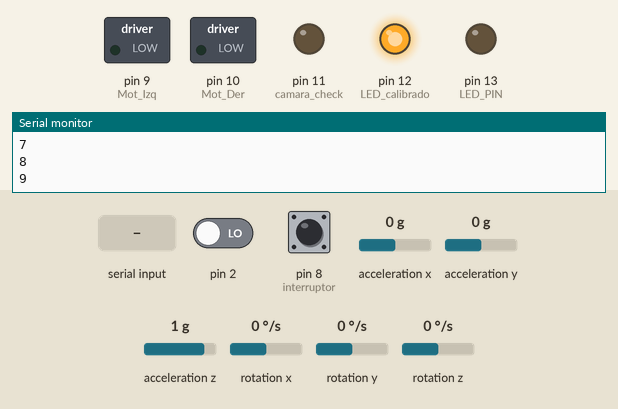
This sketch was run on a simulated Arduino Uno, built with avr-gcc and run on an emulated ATmega328P. On the bench: switched loads named in the sketch (green lamp = pin HIGH), output pins drawn as LEDs (lit = HIGH), the last lines printed to the serial monitor. Inputs (shaded band) come from the test bench; at power-on: rotation z 0 °/s, pin 8 (interruptor) LOW, pin 2 LOW, acceleration x 0 g, acceleration y 0 g, acceleration z 1 g, rotation x 0 °/s, rotation y 0 °/s. The sensor or clock chip raises its interrupt line as the real part does.

Above: at 1.7 s.
1.8 s: "90,45\n" received over the second serial link
At 3.1 s:
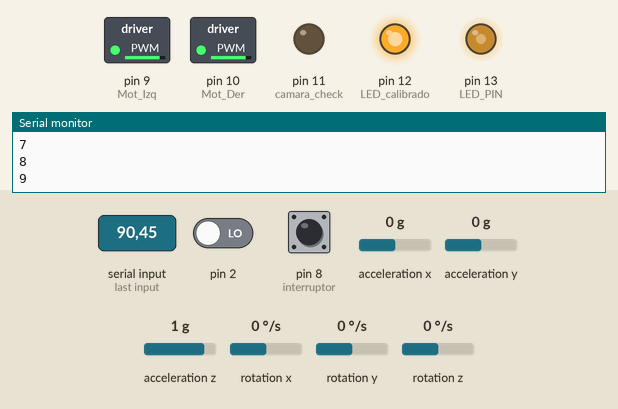
3.5 s: rotation z set to -192 °/s
6.5 s: pin 8 (interruptor) pulled HIGH for 0.15 s
At 7.5 s:
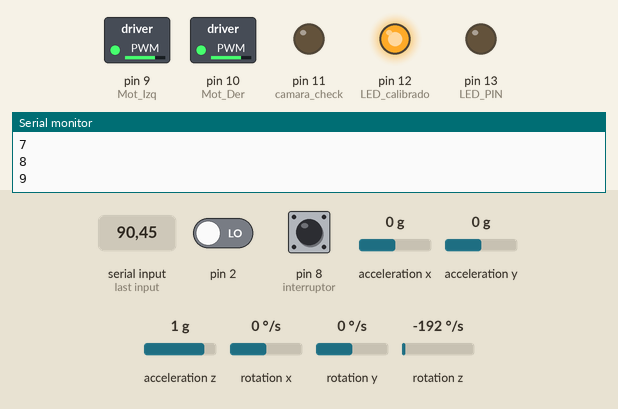
8.1 s: "90,45\n" received over Serial
At 8.8 s:
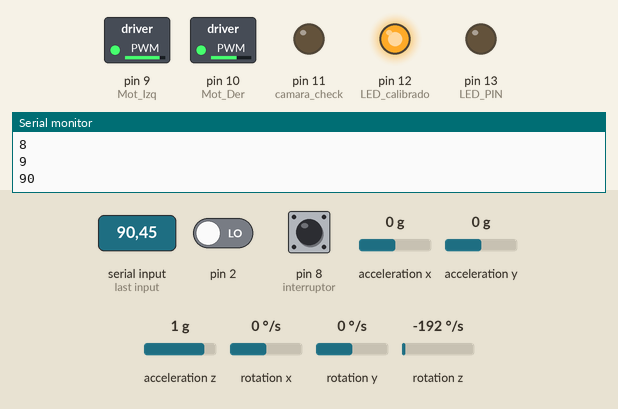
9.6 s: "1000\n" received over Serial
At 11.0 s:
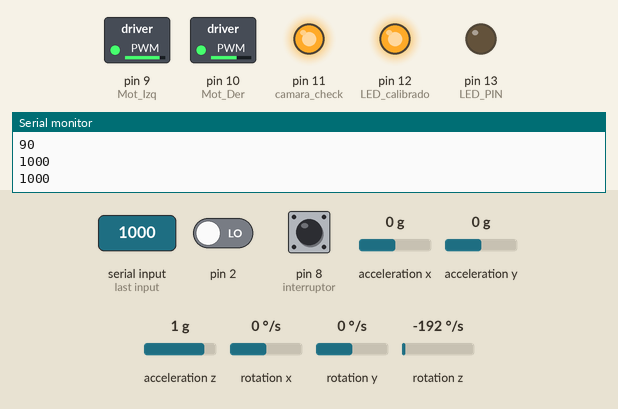
12.6 s: pin 8 (interruptor) pulled HIGH for 1 s
At 14.1 s:
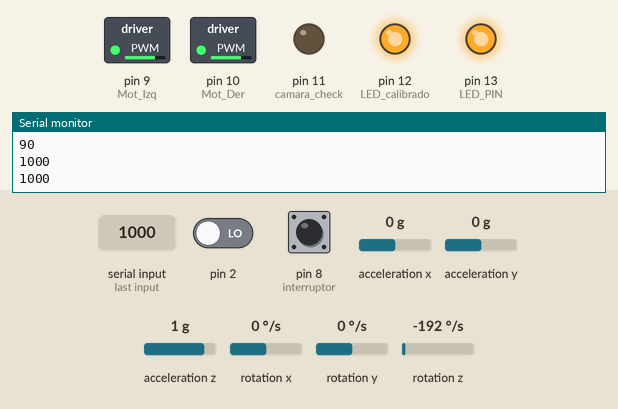
Timing chart, 0 to 15.6 s (numbered marks = the images above; inputs shaded):
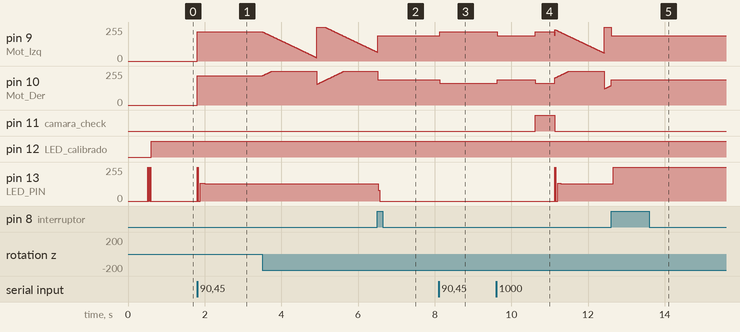

Measured:
- after the input at 1.8 s, pin 9 (Mot_Izq), pin 10 (Mot_Der): 0/255 → 220/255 at once; pin 13 (LED_PIN): 0/255 → 135/255 at once, → 128/255 0.20 s later
- after the input at 6.5 s, pin 13 (LED_PIN): 128/255 → 0/255 at once
- after the input at 8.1 s, pin 9 (Mot_Izq): 191/255 → 220/255 at once; pin 10 (Mot_Der): 191/255 → 162/255 at once
- after the input at 9.6 s, pin 11 (camara_check): LOW → HIGH after 1.0 s, → LOW 0.50 s later; pin 13 (LED_PIN): 0/255 → 135/255 after 1.5 s, → 128/255 0.16 s later
- after the input at 12.6 s, pin 13 (LED_PIN): 128/255 → 255/255 after 0.05 s
- by itself, pin 13 (LED_PIN): alternates 255/255 for 0.01 s and 0/255 for 0.01 s, 8 changes in all, then stays 0/255

The sketch:

SegundoArduino_DZULUM_n_puntos.ino
```cpp
/* CLUB DE ROBÓTICA DE LA FACULTAD DE INGENIERÍA- Equipo: SPARTAN CROFI
                                                                          PROGRAMA DEL SEGUNDO ARDUINO DZULÚM (ROVY). CATEGORÍA: ROBO MAGELLAN
                                                                                    SECCIÓN DE POTENCIA
Valores de PWM para los motores:
Adelante: 197-253   Donde el 197 es el más lento y el 253 es el más rápido                              Desarrollado por: Ricárdez Ortigosa Adrián
Atrás:    1-185     Donde el 185 es el más lento y el 1 es el más rápido
Paro:     186-196   El promedio de PARO es 191

Materiales necesarios:
- 1 brújula GY-271
- 2 Arduinos UNO

Conexiones además de VCC y GND:
Segundo Arduino        Brújula
A4          -->          SDA
A5          -->          SCL
Segundo Arduino    Primer Arduino
pin 7          -->   pin 6
pin 6          -->   pin 7
Primer Arduino    Segundo Arduino
pin 8          -->  pin 2 ("0" Interrupción)
*/

// ===========  BIBLIOTECAS ================
#include "I2Cdev.h"                     // Biblioteca para MPU6050
#include "MPU6050_6Axis_MotionApps20.h" // Biblioteca para MPU6050
#include "MPU6050.h"                    // Biblioteca para MPU6050
#include <SoftwareSerial.h>             // Biblioteca necesaria para multiplexear los puertos seriales del Arduino

// ======== MULTIPLEXEO DE PUERTO SERIAL ===========
SoftwareSerial Arduinos(6,7);     // Arduinos(Rx,Tx)

// =======  VARIABLES GLOBALES  =============
float thetha_grados;                        // Ángulo que va a recibir vía Serial del PRIMER ARDUINO
float alfa_grados;                          // Ángulo actual del robot (del MPU6050)
float angulo_z;                             // Ángulo del eje z del MPU6050
float offset_Norte;                         // Ángulo en forma de offset para marcar el Norte del Robot (inicio)
float PWM_Izq=191, PWM_Der=191;   // Variables para los motores de Rovy, empiezan en "PARO"
const int Mot_Izq = 9, Mot_Der = 10;       // Pines digitales del Arduino para los PWM de los Motores
const int interruptor = 8;                  // Pin que leerá del otro Arduino si ya llegó a su destino
const int LED_calibrado = 12;                // LED que indicará si ya se calibró el MPU6050
const int camara_check = 11;                // Pin que enviará el pulso de terminación de la cámara
boolean exito = false;                      // Variable booleana que determina si llegó o no a su destino
boolean inicio = false;                     // Variable booleana que indica que ya se está calibrando el MPU6050
boolean calibrado = false;                  // Variable booleana que indica que ya se calibró el MPU6050
boolean calculo_offset = false;             // Variable booleana que indica si ya se hizo el cálculo del offset del ángulo

// ============== VARIABLES CÁMARA =================
int PWM_cte = 224;
int Cte_4 = 10;
int Decremento_1;
int Decremento_2;
int N_PWMA;
int N_PWMB;
// ============== CÁMARA STUFF =================
  char cadena[30]; //Creamos un array que almacenará los caracteres que escribiremos en la consola del PC. Le asignamos  un tope de caracteres, en este caso 30
  byte posicion=0;  //Variable para cambiar la posición de los caracteres del array
  int valor;  //Variable del valor entero

// ============== MPU6050 STUFF =================
#if I2CDEV_IMPLEMENTATION == I2CDEV_ARDUINO_WIRE
    #include "Wire.h"
#endif
MPU6050 mpu;
#define OUTPUT_READABLE_YAWPITCHROLL
#define LED_PIN 13
bool blinkState = false;
bool dmpReady = false;  // set true if DMP init was successful
uint8_t mpuIntStatus;   // holds actual interrupt status byte from MPU
uint8_t devStatus;      // return status after each device operation (0 = success, !0 = error)
uint16_t packetSize;    // expected DMP packet size (default is 42 bytes)
uint16_t fifoCount;     // count of all bytes currently in FIFO
uint8_t fifoBuffer[64]; // FIFO storage buffer
Quaternion q;           // [w, x, y, z]         quaternion container
VectorInt16 aa;         // [x, y, z]            accel sensor measurements
VectorInt16 aaReal;     // [x, y, z]            gravity-free accel sensor measurements
VectorInt16 aaWorld;    // [x, y, z]            world-frame accel sensor measurements
VectorFloat gravity;    // [x, y, z]            gravity vector
float euler[3];         // [psi, theta, phi]    Euler angle container
float ypr[3];           // [yaw, pitch, roll]   yaw/pitch/roll container and gravity vector
uint8_t teapotPacket[14] = { '$', 0x02, 0,0, 0,0, 0,0, 0,0, 0x00, 0x00, '\r', '\n' };
volatile bool mpuInterrupt = false;     // indicates whether MPU interrupt pin has gone high
void dmpDataReady() {
    mpuInterrupt = true;}

// ============================================
// ============== VOID SETUP ==================
// ============================================
void setup(){

  // ============== MPU6050 STUFF =================
  // join I2C bus (I2Cdev library doesn't do this automatically)
  #if I2CDEV_IMPLEMENTATION == I2CDEV_ARDUINO_WIRE
    Wire.begin();
    TWBR = 24; // 400kHz I2C clock (200kHz if CPU is 8MHz)
  #elif I2CDEV_IMPLEMENTATION == I2CDEV_BUILTIN_FASTWIRE
    Fastwire::setup(400, true);
  #endif
  Serial.begin(9600);   // Serial Monitor
  while (!Serial); // wait for Leonardo enumeration, others continue immediately
  mpu.initialize();
  devStatus = mpu.dmpInitialize();
  // supply your own gyro offsets here, scaled for min sensitivity
  mpu.setXGyroOffset(220);
  mpu.setYGyroOffset(76);
  mpu.setZGyroOffset(-85);
  mpu.setZAccelOffset(1788); // 1688 factory default for my test chip
  // make sure it worked (returns 0 if so)
  if (devStatus == 0) {
    // turn on the DMP, now that it's ready
    //Serial.println(F("Enabling DMP..."));
    mpu.setDMPEnabled(true);
    attachInterrupt(0, dmpDataReady, RISING);
    mpuIntStatus = mpu.getIntStatus();
    dmpReady = true;
    packetSize = mpu.dmpGetFIFOPacketSize();
    }
    pinMode(LED_PIN, OUTPUT);
  // ============== FIN MPU6050 STUFF =================
  Arduinos.begin(9600); // Serial Arduinos
  pinMode(interruptor,INPUT);
  pinMode(LED_calibrado,OUTPUT);
  pinMode(Mot_Izq, OUTPUT);
  pinMode(Mot_Der, OUTPUT);
  pinMode(camara_check,OUTPUT);
}

// ===========================================
// ============== VOID LOOP ==================
// ===========================================
void loop() {

  // ============== CALIBRACIÓN MPU6050 ===============
  if( calibrado == false ){
    for(int k=0;k<10;k++){      // CAMBIAR A 2000
      if(inicio == false){
        //Serial.println("CALIBRANDO MPU6050, ESPERE UN MOMENTO POR FAVOR...");
        //Serial.println("");
        inicio = true;
      }
      Serial.println(k);
      MPU_6050();                 // Función de lecturas de ángulos
    }
    calibrado = true;             // Ya está calibrado el MPU6050
    if( calculo_offset == false ){
      offset_Norte = 90 - angulo_z;      // offset_Norte tomará el valor del PRIMER ángulo para marcar el Norte, una vez
      calculo_offset = true;                // Ya se hizo el cálculo, ya no se volverá a hacer
      digitalWrite(LED_calibrado,HIGH);
    }
  }

  //Serial.println("Esperando a recibir el angulo de direccion del PRIMER ARDUINO...");

  while(Arduinos.available()==0){}         // Espera la respuesta del dato que el primer Arduino va a dar por el puerto serial Arduinos(Rx,Tx)
  thetha_grados= Arduinos.parseFloat();   // Lee únicamente los números flotantes que recibe del primer Arduino del Arduinos.print(theta_grados)
  // Conversión de ángulos de "0° a 360°" a "0 a 180° y -180° a 0°"
  if( thetha_grados > 180 ){
    thetha_grados= thetha_grados-360;}
  /*
  Serial.print("El angulo de direccion en grados es de:  ");
  Serial.print(thetha_grados);Serial.println("  grados");  // Del Ejemplo: 64.5379°
  Serial.print("Angulo del robot,");
  Serial.print("PWM_Izq,");
  Serial.println("PWM_Der");*/

  while(true){
    MPU_6050();
    angulo_z= angulo_z + offset_Norte;
    if( angulo_z >= 0){
      alfa_grados= angulo_z*(-1)+180;}        // Transforma los datos recibidos del gyro en 0 a 180° y 0 a -180°
    else{                                                    // offset_Norte es generalmente 46°
      alfa_grados= (angulo_z+180)*(-1);}

    PWM_Izq= 220+(alfa_grados-thetha_grados)*0.717;    // 0.717 fue el factor más grande para que avance 253 PWM a 60° de diferencia entre ángulos
    PWM_Der= 220+(thetha_grados-alfa_grados)*0.717;    // 0.717 fue el factor más grande para que avance 253 PWM a 60° de diferencia entre ángulos
    // Límites de avance, porque si no, comienza a hacer estupideces el robot XD
    if( PWM_Izq >= 253 )
      PWM_Izq = 253;
    if( PWM_Der >= 253 )
      PWM_Der = 253;

    // POTENCIA
    analogWrite(Mot_Izq,PWM_Izq);
    analogWrite(Mot_Der,PWM_Der);
    //Serial.println(alfa_grados);//Serial.print(",");
    //Serial.print(PWM_Izq);Serial.print(",");
    //Serial.println(PWM_Der);
    if( digitalRead(interruptor) == HIGH ){
      analogWrite(Mot_Izq,191);
      analogWrite(Mot_Der,191);
      while(true){
        if(Serial.available()){ //Nos dice si hay datos dentro del buffer
          memset(cadena, 0,sizeof(cadena));//memset borra el contenido del array  "cadena" desde la posición 0 hasta el final sizeof

          while(Serial.available()>0){ //Mientras haya datos en el buffer ejecuta la función
            delay(5); //Poner un pequeño delay para mejorar la recepción de datos
            cadena[posicion]=Serial.read();//Lee un carácter del string "cadena" de la "posicion", luego lee el siguiente carácter con "posicion++"
            posicion++;
          }

          valor=atoi(cadena);//Convertimos la cadena de caracteres en enteros
          //Serial.println(valor);//Imprimimos el valor sumandole un valor +2
          posicion=0;//Ponemos la posicion a 0

          if((valor > 100) && (valor <= 300)){      // Busca el cono hacia la izquierda si lo está detectando

            Decremento_1 = valor / Cte_4 ;
            /*digitalWrite(AIN1, 0);
            digitalWrite(AIN2, 1);
            digitalWrite(BIN1, 1);
            digitalWrite(BIN2, 0);*/
            analogWrite(Mot_Der, PWM_cte);
            analogWrite(Mot_Izq, N_PWMB);
            N_PWMB = PWM_cte - Decremento_1;

            Serial.println(N_PWMB);

            //Serial.println(valor);
          }
          if((valor >= 0) && (valor <= 30)) {    // Busca el cono hacia la derecha si lo está detectando

            Decremento_2 = valor;
            N_PWMA = PWM_cte - Decremento_2;

            /*digitalWrite(AIN1, 0);
            digitalWrite(AIN2, 1);
            digitalWrite(BIN1, 1);
            digitalWrite(BIN2, 0);*/
            analogWrite(Mot_Der, N_PWMA);
            analogWrite(Mot_Izq, PWM_cte);

            Serial.println(N_PWMA);
          }
          if(valor == 1000){       // Para el robot una vez que se saturó la imagen del color buscado, se espera un segundo y gira a la derecha

            /*digitalWrite(AIN1, 0);
            digitalWrite(AIN2, 1);
            digitalWrite(BIN1, 1);
            digitalWrite(BIN2, 0);*/
            analogWrite(Mot_Der, 191);
            analogWrite(Mot_Izq, 191);
            Serial.println(valor);
            delay(1000);

            /*digitalWrite(AIN1, 0);
            digitalWrite(AIN2, 1);
            digitalWrite(BIN1, 1);
            digitalWrite(BIN2, 0);
            analogWrite(PWMA , 50);
            analogWrite(PWMB , 50);*/

            /*digitalWrite(AIN1, 0);
            digitalWrite(AIN2, 1);
            digitalWrite(BIN1, 1);
            digitalWrite(BIN2, 0);*/
            analogWrite(Mot_Der, 162);
            analogWrite(Mot_Izq, 220);
            Serial.println(valor);
            digitalWrite(camara_check,HIGH);
            delay(500);
            digitalWrite(camara_check,LOW);
            analogWrite(Mot_Der, 191);
            analogWrite(Mot_Izq, 191);
            break;
          }
          else{                        // Búsqueda de cono

            /*digitalWrite(AIN1, 0);
            digitalWrite(AIN2, 1);
            digitalWrite(BIN1, 1);
            digitalWrite(BIN2, 0);*/
            analogWrite(Mot_Der,162);
            analogWrite(Mot_Izq, 220);
            Serial.println(valor);
          }    // END ELSE
        }   //  END if(Serial.available())   (Donde empieza la cámara)
      }   //  END WHILE(TRUE){}
      break;
    }   // END if( digitalRead(interruptor) == HIGH )
  }   //  END WHILE(TRUE){}
} // END LOOP

// ==================================================
// =================== FUNCIONES ====================
// ==================================================
void MPU_6050(){
  // if programming failed, don't try to do anything
  if (!dmpReady) return;
  // wait for MPU interrupt or extra packet(s) available
  while (!mpuInterrupt && fifoCount < packetSize){}
  // reset interrupt flag and get INT_STATUS byte
  mpuInterrupt = false;
  mpuIntStatus = mpu.getIntStatus();

  // get current FIFO count
  fifoCount = mpu.getFIFOCount();
  // check for overflow (this should never happen unless our code is too inefficient)
  if ((mpuIntStatus & 0x10) || fifoCount == 1024) {
  // reset so we can continue cleanly
    mpu.resetFIFO();
    Serial.println(F("FIFO overflow!"));
    // otherwise, check for DMP data ready interrupt (this should happen frequently)
  }
  else if (mpuIntStatus & 0x02) {
    // wait for correct available data length, should be a VERY short wait
    while (fifoCount < packetSize) fifoCount = mpu.getFIFOCount();
    // read a packet from FIFO
    mpu.getFIFOBytes(fifoBuffer, packetSize);
    // track FIFO count here in case there is > 1 packet available
    // (this lets us immediately read more without waiting for an interrupt)
    fifoCount -= packetSize;

    // ============= DESPLIEGUE DE VALORES ===============
    // ANGULOS EN GRADOS [°]
    #ifdef OUTPUT_READABLE_YAWPITCHROLL
      // display Euler angles in degrees
      mpu.dmpGetQuaternion(&q, fifoBuffer);
      mpu.dmpGetGravity(&gravity, &q);
      mpu.dmpGetYawPitchRoll(ypr, &q, &gravity);
      angulo_z= ypr[0]*180/M_PI;
    #endif
  }
  blinkState = !blinkState;
  digitalWrite(LED_PIN, blinkState);
}
void camara(){
}
```
